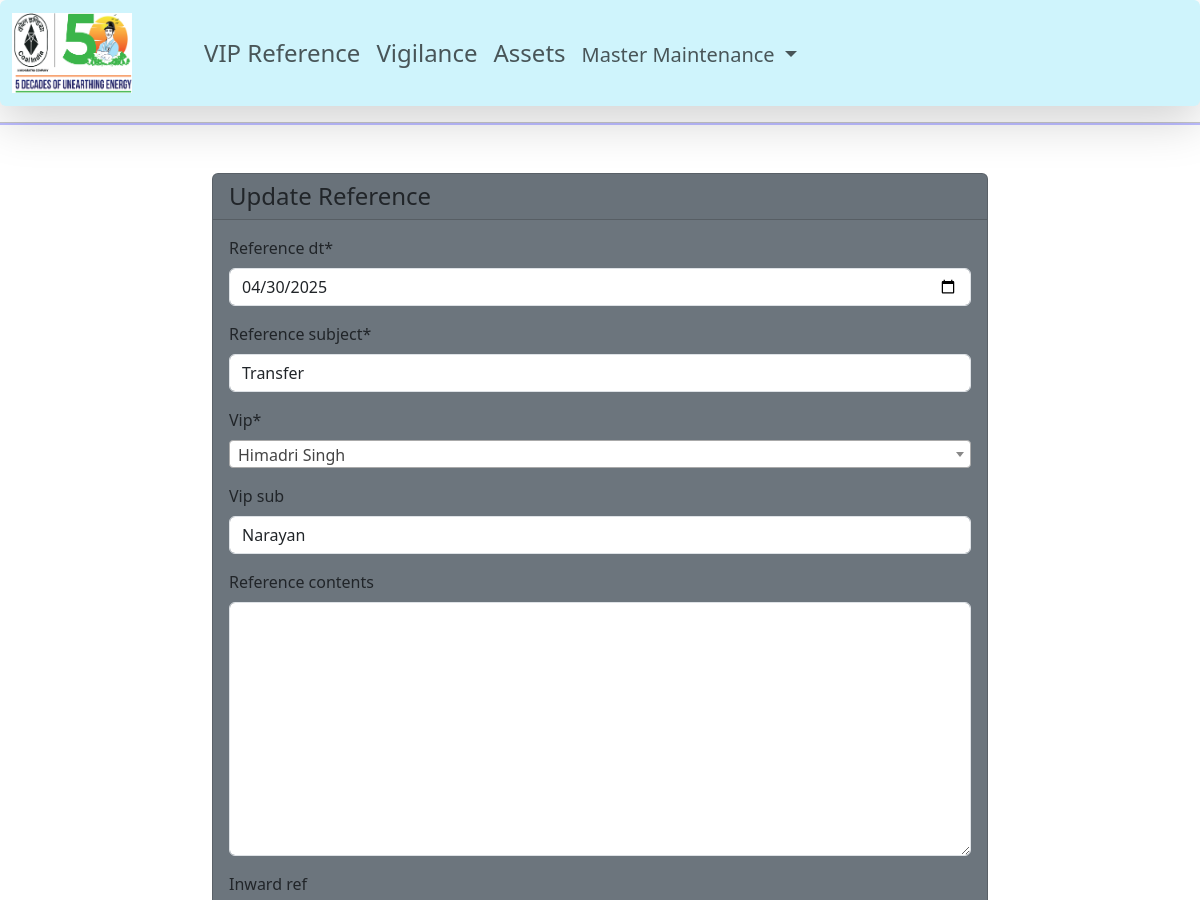
The app's page /update_data/3 (upper part), older data.
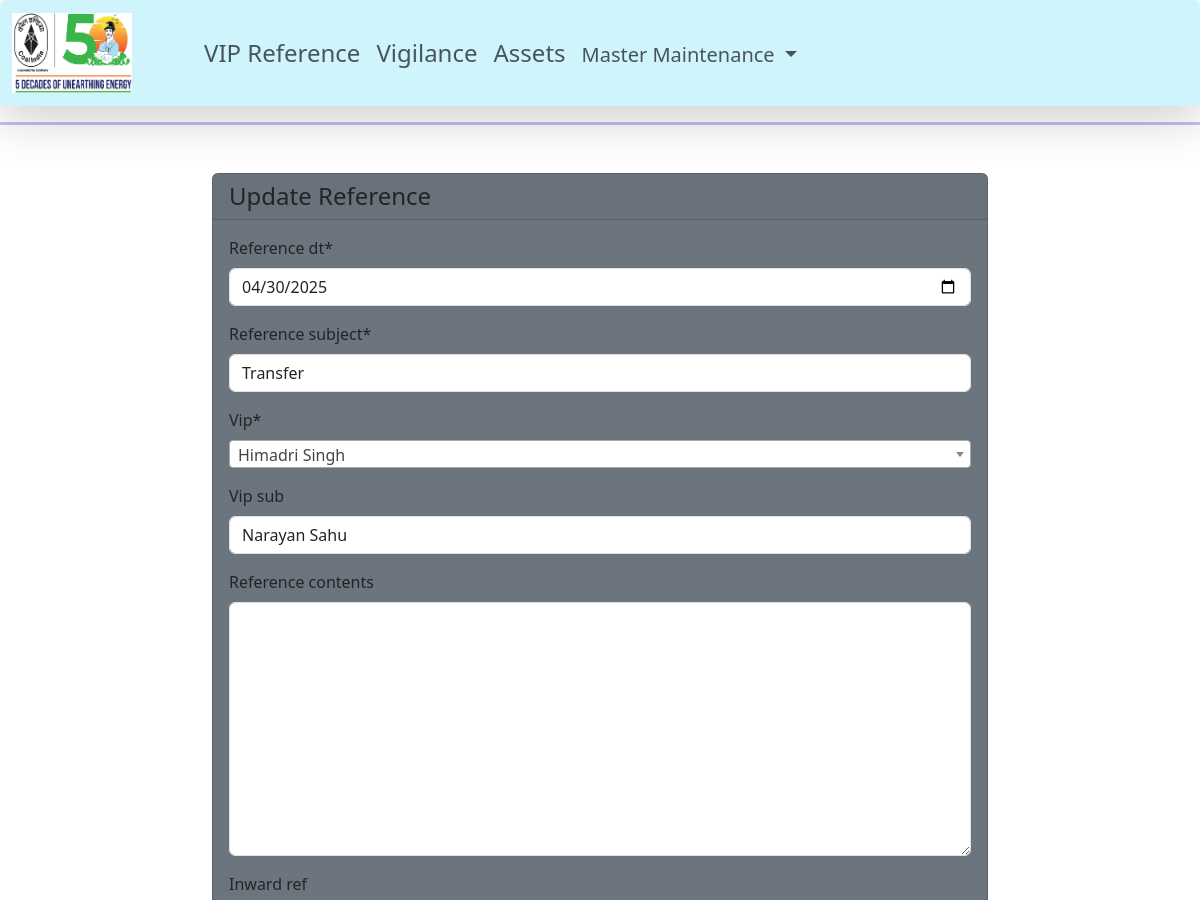
The same page, newer data.
### vip_ref/models.py (models this page shows, shortened)
class Reference(models.Model):
    pending_choices=[
        ('Pending','Pending'),
        ('Partial','Partial'),
        ('Replied','Replied')
    ]
    reference_dt = models.DateField()
    reference_subject = models.CharField(max_length=200)
    vip = models.ForeignKey(VIP, on_delete=models.CASCADE)
    vip_sub = models.CharField(max_length=60,null=True,blank=True)
    reference_contents = models.TextField(null=True, blank=True)
    inward_ref= models.CharField(max_length=100, null=True, blank=True)
    inward_dt = models.DateField(null=True,blank=True)
    hod = models.ManyToManyField(HOD, blank=True, related_name='references')
    hod_reply = models.ManyToManyField(HOD, blank=True, related_name='references_reply')
    outward_ref = models.CharField(max_length=60, null=True, blank=True)
    outward_dt = models.DateField(null=True,blank=True)
    subject_file = models.FileField(upload_to='subject',null=True, blank=True, default=get_default)
    reply_file = models.FileField(upload_to='reply',null=True, blank=True, default=get_default)
    pending = models.CharField(choices= pending_choices,null=True, blank=True)
    remarks = models.TextField(null=True, blank=True)
    updated = models.DateTimeField(auto_now=True)
    created = models.DateTimeField(auto_now_add=True)
    class Meta:
        ordering = ['-inward_dt']

### vip_ref/views.py (the view)
# urls.py: path('update_data/<str:pk>', views.update_data , name='update_data'),
def update_data(request, pk):
    ref = get_object_or_404(Reference,id=pk)
    form = AddDataForm(request.POST or None, request.FILES or None, instance=ref)
    if request.method == 'POST' and form.is_valid():
        form.save()
        return redirect('vip:home')
    context = {
        'form': form,
        }
    return render(request, 'vip_ref/update.html', context)

### vip_ref/forms.py
class AddDataForm(forms.ModelForm):
    class Meta:
        model= Reference
        fields = '__all__'
        widgets = {
            'reference_dt': forms.widgets.DateInput(attrs={'type': 'date'}),
            "inward_dt": forms.widgets.DateInput(attrs={'type': 'date'}),
            "outward_dt": forms.widgets.DateInput(attrs={'type': 'date'}),
        }

### vip_ref/models.py (called while the page is built)
    def __str__(self):
        return self.hod

    def __str__(self):
        return self.vip

### vip_ref/templates/vip_ref/Update.html (shortened to what this page needs)
{% extends 'base.html' %}
{% load static %}
{% load crispy_forms_tags %}
{% block content %}
<form  method='post' enctype="multipart/form-data">
    <div class="container mt-5" >
     <div class="container mt-5" style="width:800px;" >
    <div class="card  bg-secondary  fw-800" >
    <h4 class="card-header"> Update Reference </h4>
    <div class="card-body">
    {{ form | crispy }}
     </div>
     </div>
    </div>
</form>
{% endblock content %}

Row changes from the older to the newer data that the page shows:
changed Reference "Transfer": vip_sub "Narayan" → "Narayan Sahu"
